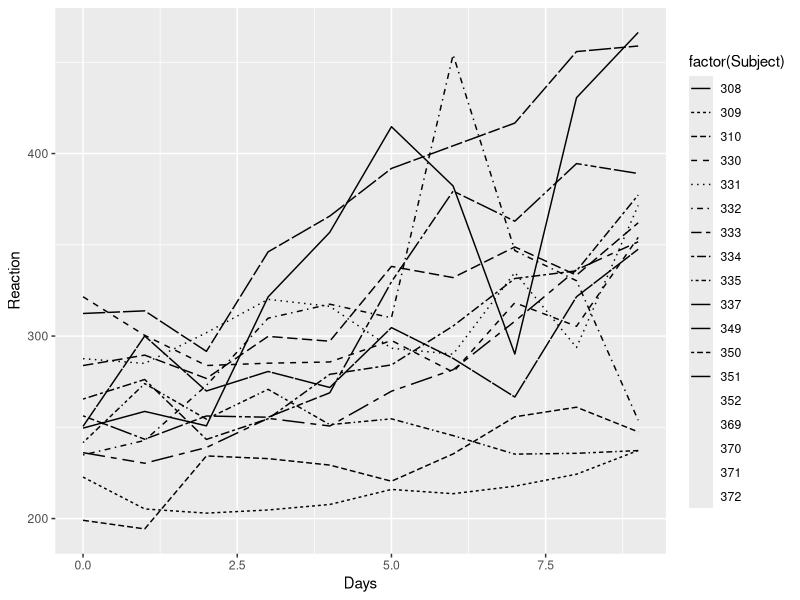
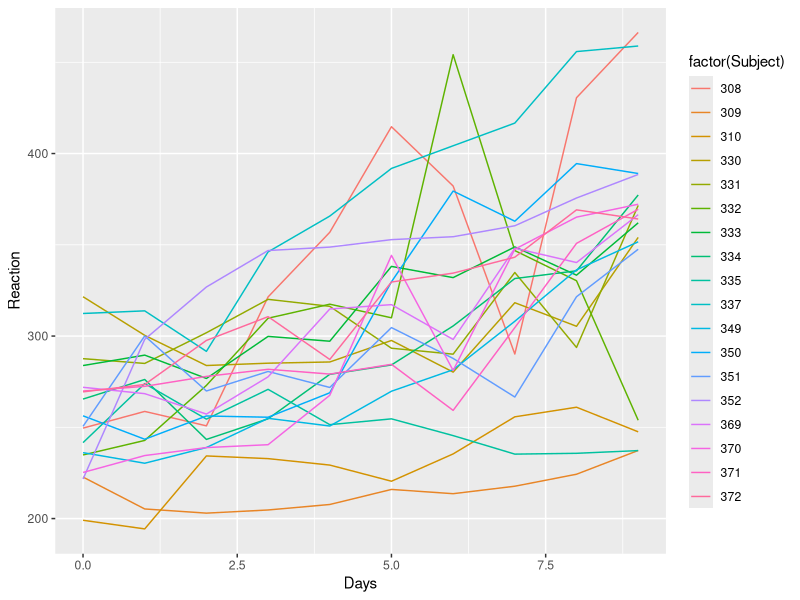
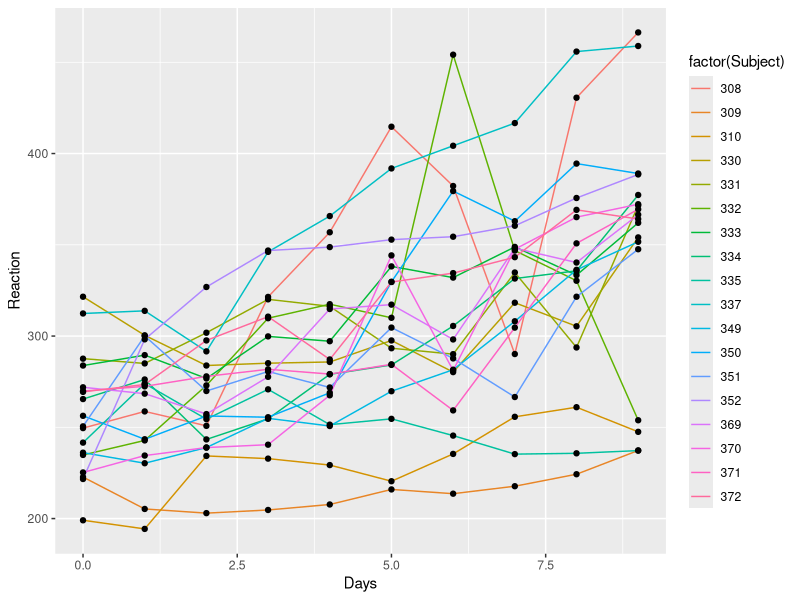
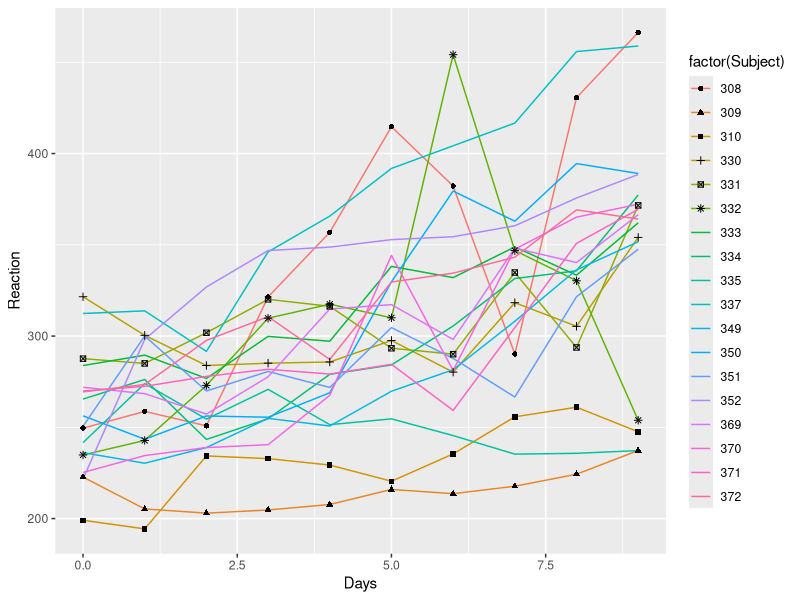
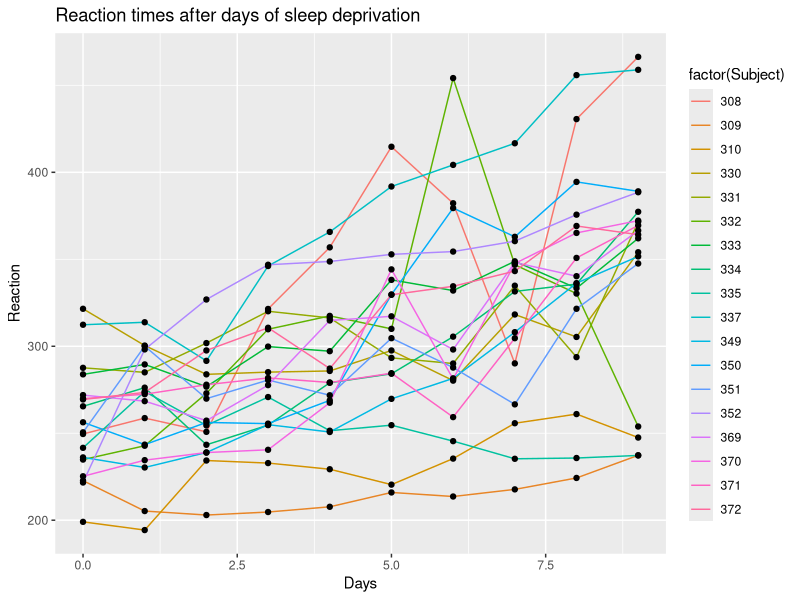
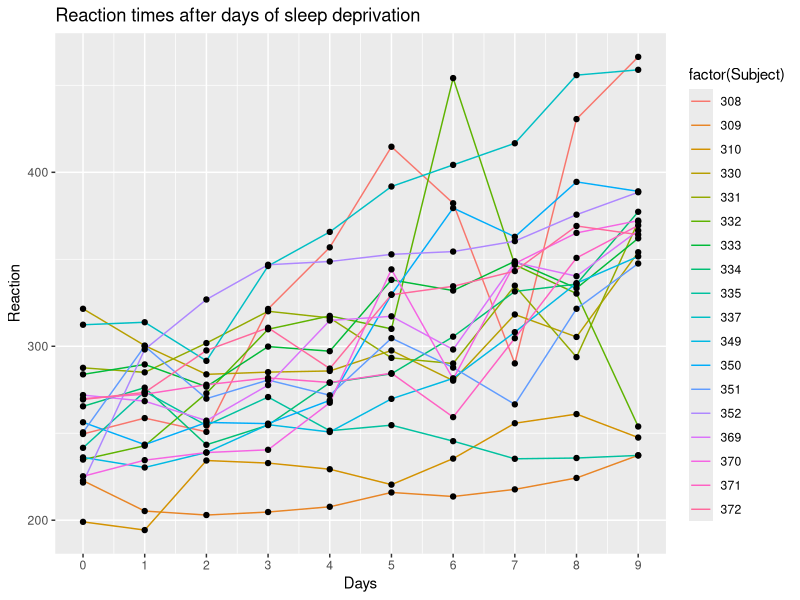
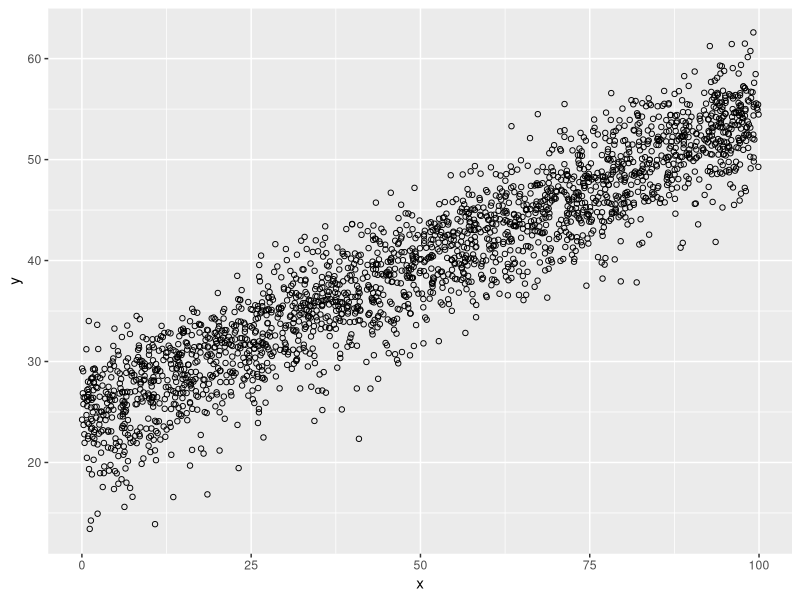
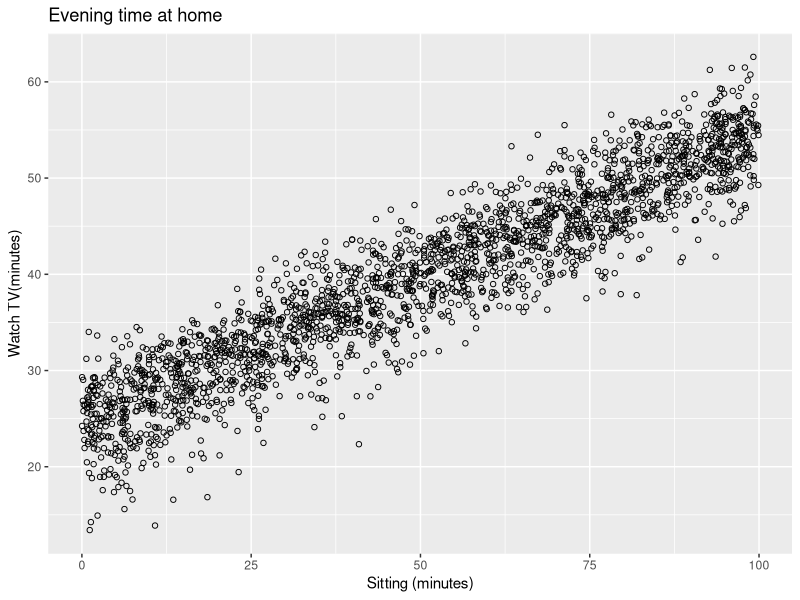

Write the R code that produced these figures, in order. (Note: this script raises an error after producing the figures.)
# Problem 1
install.packages("ggplot2")
library(ggplot2)

setwd("/Users/SheepMaster/Fall2017/STAT3080/Homework")
getwd()
sleep = read.table("sleep.txt", header=TRUE)
sleep

# 1 A
sleepPlot <- ggplot(sleep, aes(x=Days, y=Reaction))
sleepPlot + aes(x=Days, y=Reaction, linetype=factor(Subject)) + geom_line()

# 1 B
sleepPlot + geom_line(aes(colour=factor(Subject)))

# 1 C
sleepPlot + geom_line(aes(colour=factor(Subject))) + geom_point()

# 1 D
sleepPlot + geom_line(aes(colour=factor(Subject))) + geom_point(aes(shape=factor(Subject)))

# 1 E
sleepPlot + geom_line(aes(colour=factor(Subject))) + geom_point() + ggtitle("Reaction times after days of sleep deprivation")

# 1 F
sleepPlot + geom_line(aes(colour=factor(Subject))) + geom_point() + ggtitle("Reaction times after days of sleep deprivation") + scale_x_continuous(breaks=seq(0,9,1))

# PROBLEM 2 

tv = read.table("tv.txt", header=TRUE)
tv

# 2 A
tvplot = ggplot(tv, aes(x=x, y=y))
tvplot + geom_point(shape =1)

# 2 B
tvplot + geom_point(shape=1) +ggtitle("Evening time at home") + xlab("Sitting (minutes)") + ylab("Watch TV(minutes)")


# 2 C
tvplot + stat_bin2d() +ggtitle("Evening time at home")

# 2 D
tvplot + aes(colour=factor(z)) + geom_point(shape=1) +ggtitle("Evening time at home") + scale_colour_manual("z", values=c("1"="blue","2"="orange")) + xlab("Sitting (minutes)") + ylab("Watch TV(minutes)")


# 2 E
tv_e = geom_point(shape=1,aes(colour=factor(z)), alpha=0.3)  +ggtitle("Evening time at home") + scale_colour_manual("z", values=c("1"="blue","2"="orange")) + xlab("Sitting (minutes)") + ylab("Watch TV(minutes)")
tv_e
# 2 F
tv_f = tvplot + geom_point(shape=1,aes(colour=factor(z)), alpha=0.3) +ggtitle("Evening time at home")+ scale_colour_manual("Exercise", values=c("1"="blue","2"="orange"), labels=c("Yes","No")) + xlab("Sitting (minutes)") + ylab("Watch TV(minutes)")
tv_f
# 2 G
tv_g = tvplot + aes(colour=factor(z)) + geom_point(shape=1, alpha=0.3) +ggtitle("Evening time at home")+ scale_colour_manual("Exercise", values=c("1"="blue","2"="orange"), labels=c("Yes","No")) + xlab("Sitting (minutes)") + ylab("Watch TV(minutes)") +geom_smooth(method=lm, se=F) 
tv_g

# 2 H
tv_g+geom_smooth(method=lm, fill="orange", alpha=0.3) 

# 2 I
tvplot + geom_point(shape=1,aes(colour=factor(z), alpha=0.05) ) +ggtitle("Evening time at home") + scale_colour_manual("Exercise", values=c("1"="blue","2"="orange")) + geom_smooth(method=lm) + xlab("Sitting (minutes)") + ylab("Watch TV(minutes)") +geom_smooth(method=lm, se=F) 



# PROBLEM 3 

comp = read.table("compexp.txt", header=TRUE)
comp

# 3 A
compplot = ggplot(comp, aes(x=clipping, y=yield)) + stat_summary(fun.y=median, geom="bar", fill="white", colour="black")

# 3 B
compplot + stat_summary(fun.data=mean_se, geom="errorbar", width=0.2)

# 3 C
compplot + stat_summary(fun.data=mean_se, geom="errorbar", width=0.2) + ggtitle("Yield of mature plants") + xlab("Treatment") + ylab("Median yield")


# PROBLEM 4

erupt = read.table("erupt.txt", header=TRUE)
erupt

# 4 A

dist = ggplot(erupt, aes(x=x)) 
dist +  geom_histogram(binwidth = .25, fill="white", colour="black")  + stat_function(fun=dnorm) 



## WORKS CITED
# http://www.cookbook-r.com/Manipulating_data/Recoding_data/
# http://www.cookbook-r.com/Manipulating_data/Recoding_data/
# https://www.rdocumentation.org/
# https://stackoverflow.com/questions/23346632/linetype-and-guide-options-for-ggplot2-when-using-geom-smooth-with-continuous-va
# http://environmentalcomputing.net/plotting-with-ggplot-adding-titles-and-axis-names/
# http://www.cookbook-r.com/Graphs/Axes_(ggplot2)/
# https://stackoverflow.com/questions/15726907/ggplot-scatterplot-points-with-no-fill
# http://sape.inf.usi.ch/quick-reference/ggplot2/shape
# http://ggplot2.tidyverse.org/reference/